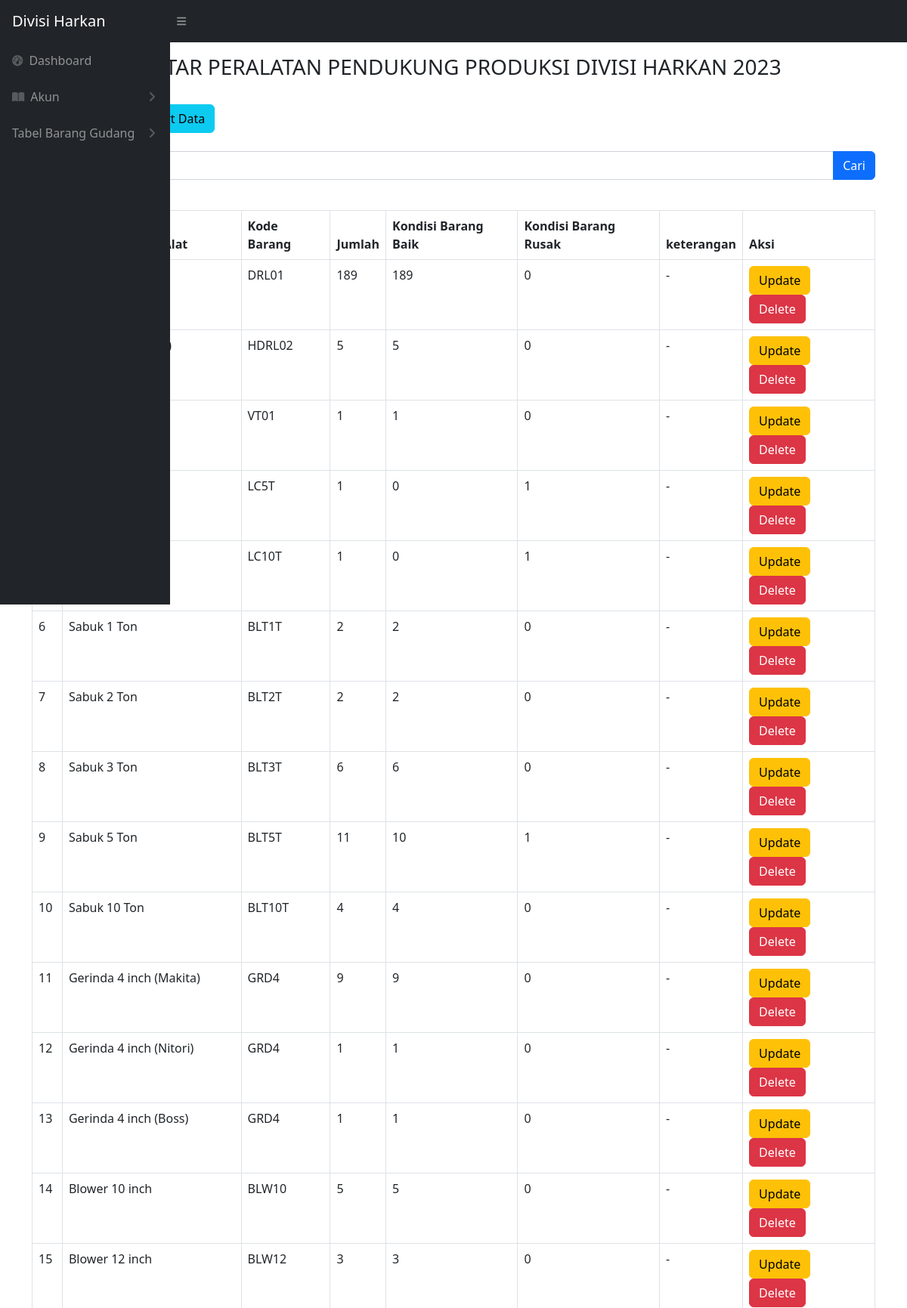
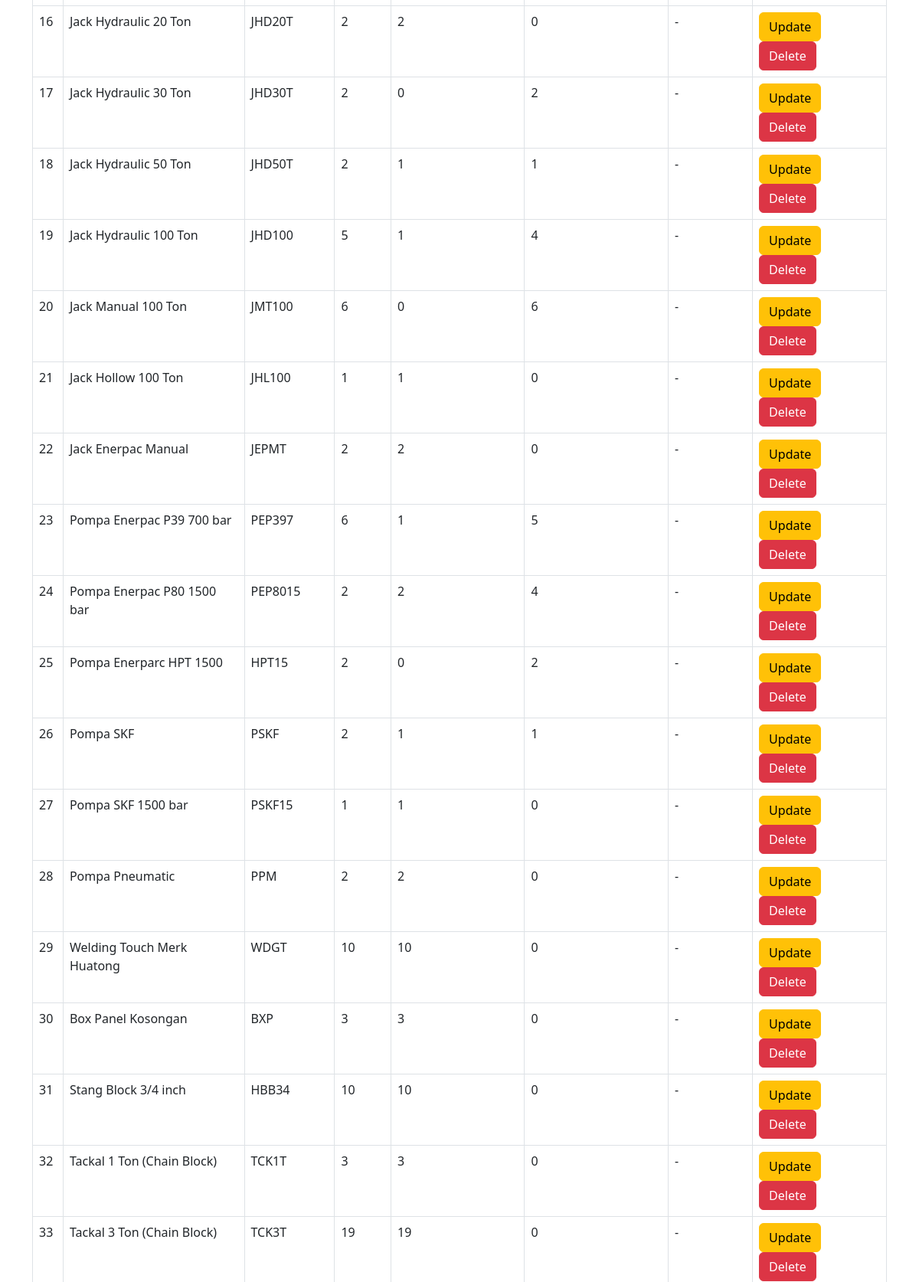
The page /alat_produksi.php (upper part) on the database its author committed (2 pictures, top to bottom).
### tables this page shows
CREATE TABLE `alat_produksi` (
  `idbarang` int(11) NOT NULL,
  `namabarang` varchar(512) NOT NULL,
  `kodebarang` varchar(100) NOT NULL,
  `jumlah` int(11) NOT NULL,
  `baik` int(11) NOT NULL,
  `rusak` int(11) NOT NULL,
  `keterangan` varchar(512) NOT NULL,
  `kategori_id` int(11) NOT NULL
);

### alat_produksi.php (the view, shortened to what this page needs)
<?php
require 'controller/koneksi.php';
$query = "SELECT * FROM alat_produksi";
?>
<!DOCTYPE html>
<html lang="en">
<head>
    <link href="css/styles.css" rel="stylesheet" />
</head>
<body class="sb-nav-fixed">
    <nav class="sb-topnav navbar navbar-expand navbar-dark bg-dark">
        <a class="navbar-brand ps-3" href="index.php">Divisi Harkan</a>
        <button class="btn btn-link btn-sm order-1 order-lg-0 me-4 me-lg-0" id="sidebarToggle" href="#!"><i class="fas fa-bars"></i></button>
    </nav>
    <div id="layoutSidenav">
        <div id="layoutSidenav_nav">
            <nav class="sb-sidenav accordion sb-sidenav-dark" id="sidenavAccordion">
                <div class="sb-sidenav-menu">
                    <div class="nav">
                        <a class="nav-link" href="index.php">
                            <div class="sb-nav-link-icon"><i class="fas fa-tachometer-alt"></i></div>
                            Dashboard
                        </a>
                        <a class="nav-link collapsed" href="#" data-bs-toggle="collapse" data-bs-target="#collapsePages" aria-expanded="false" aria-controls="collapsePages">
                            <div class="sb-nav-link-icon"><i class="fas fa-book-open"></i></div>
                            Akun
                            <div class="sb-sidenav-collapse-arrow"><i class="fas fa-angle-down"></i></div>
                        </a>
                        <a class="nav-link collapsed" href="#" data-bs-toggle="collapse" data-bs-target="#pagesCollapseTabel" aria-expanded="false" aria-controls="pagesCollapseTabel">
                            Tabel Barang Gudang
                            <div class="sb-sidenav-collapse-arrow"><i class="fas fa-angle-down"></i></div>
                        </a>
                    </div>
                </div>
            </nav>
        </div>
    </div>
    <br>
    <br>
    <main>
        <div class="container-fluid px-4">
            <h3 class="mt-4 text-center">DAFTAR PERALATAN PENDUKUNG PRODUKSI DIVISI HARKAN 2023</h3>
        </div>
        <br>
        <div class="container -fluid">
            <div class="card-mb-4">
                <button type="button" class="btn btn-primary" data-bs-toggle="modal" data-bs-target="#myModal">
                </button>
                <a href="export.php" class="btn btn-info">Export Data</a>
                <br>
                <br>
                <form action="alat_produksi.php" method="GET">
                    <div class="input-group mb-3">
                        <input type="text" value="" class="form-control" placeholder="Cari" name="cari">
                        <button typ="submit" class="btn btn-primary" >Cari</button>
                    </div>
                </form>
                <br>
                <div class="card-body">
                    <div class="table table-responsive">
                        <table class="table table-bordered" id="dataTable" width="100" cellspacing="0">
                            <thead>
                                <tr>
                                    <th>No</th>
                                    <th>Nama Barang / Alat</th>
                                    <th>Kode Barang</th>
                                    <th>Jumlah</th>
                                    <th>Kondisi Barang Baik</th>
                                    <th>Kondisi Barang Rusak</th>
                                    <th>keterangan</th>
                                    <th>Aksi</th>
                                </tr>
                            </thead>
                            <tbody>
                                <?php
                                $i = 1;
                                $ambilsemuadatabarang = mysqli_query($conn, $query);
                                while ($data = mysqli_fetch_array($ambilsemuadatabarang)) {
                                    $namabarang = $data['namabarang'];
                                    $kodebarang = $data['kodebarang'];
                                    $jumlah = $data['jumlah'];
                                    $barangbaik = $data['baik'];
                                    $barangrusak = $data['rusak'];
                                    $keterangan = $data['keterangan'];
                                    $idb = $data['idbarang'];
                                ?>
                                    <tr>
                                        <td><?= $i++ ?></td>
                                        <td><?= $namabarang ?></td>
                                        <td><?= $kodebarang ?></td>
                                        <td><?= $jumlah ?></td>
                                        <td><?= $barangbaik ?></td>
                                        <td><?= $barangrusak ?></td>
                                        <td><?= $keterangan ?></td>
                                        <td>
                                            <button type="button" class="btn btn-warning" data-bs-toggle="modal" data-bs-target="#edit<?= $idb; ?>">
                                                Update
                                            </button>
                                            <button type="button" class="btn btn-danger" data-bs-toggle="modal" data-bs-target="#delete<?= $idb; ?>">
                                                Delete
                                            </button>
                                        </td>
                                    </tr>
                                <?php
                                };
                                ?>
                            </tbody>
                        </table>
    </main>
</html>

### rows shown on the page
alat_produksi: kodebarang "DRL01", jumlah "189", baik "189", rusak "0", keterangan "-"
alat_produksi: kodebarang "HDRL02", jumlah "5", baik "5", rusak "0", keterangan "-"
alat_produksi: kodebarang "VT01", jumlah "1", baik "1", rusak "0", keterangan "-"
alat_produksi: kodebarang "LC5T", jumlah "1", baik "0", rusak "1", keterangan "-"
alat_produksi: kodebarang "LC10T", jumlah "1", baik "0", rusak "1", keterangan "-"
alat_produksi: namabarang "Sabuk 1 Ton", kodebarang "BLT1T", jumlah "2", baik "2", rusak "0", keterangan "-"
alat_produksi: namabarang "Sabuk 2 Ton", kodebarang "BLT2T", jumlah "2", baik "2", rusak "0", keterangan "-"
alat_produksi: namabarang "Sabuk 3 Ton", kodebarang "BLT3T", jumlah "6", baik "6", rusak "0", keterangan "-"
alat_produksi: namabarang "Sabuk 5 Ton", kodebarang "BLT5T", jumlah "11", baik "10", rusak "1", keterangan "-"
alat_produksi: namabarang "Sabuk 10 Ton", kodebarang "BLT10T", jumlah "4", baik "4", rusak "0", keterangan "-"
alat_produksi: namabarang "Gerinda 4 inch (Makita)", kodebarang "GRD4", jumlah "9", baik "9", rusak "0", keterangan "-"
alat_produksi: namabarang "Gerinda 4 inch (Nitori)", kodebarang "GRD4", jumlah "1", baik "1", rusak "0", keterangan "-"
alat_produksi: namabarang "Gerinda 4 inch (Boss)", kodebarang "GRD4", jumlah "1", baik "1", rusak "0", keterangan "-"
alat_produksi: namabarang "Blower 10 inch", kodebarang "BLW10", jumlah "5", baik "5", rusak "0", keterangan "-"
alat_produksi: namabarang "Blower 12 inch", kodebarang "BLW12", jumlah "3", baik "3", rusak "0", keterangan "-"
alat_produksi: namabarang "Jack Hydraulic 20 Ton", kodebarang "JHD20T", jumlah "2", baik "2", rusak "0", keterangan "-"
alat_produksi: namabarang "Jack Hydraulic 30 Ton", kodebarang "JHD30T", jumlah "2", baik "0", rusak "2", keterangan "-"
alat_produksi: namabarang "Jack Hydraulic 50 Ton", kodebarang "JHD50T", jumlah "2", baik "1", rusak "1", keterangan "-"
alat_produksi: namabarang "Jack Hydraulic 100 Ton", kodebarang "JHD100", jumlah "5", baik "1", rusak "4", keterangan "-"
alat_produksi: namabarang "Jack Manual 100 Ton", kodebarang "JMT100", jumlah "6", baik "0", rusak "6", keterangan "-"
alat_produksi: namabarang "Jack Hollow 100 Ton", kodebarang "JHL100", jumlah "1", baik "1", rusak "0", keterangan "-"
alat_produksi: namabarang "Jack Enerpac Manual", kodebarang "JEPMT", jumlah "2", baik "2", rusak "0", keterangan "-"
alat_produksi: namabarang "Pompa Enerpac P39 700 bar", kodebarang "PEP397", jumlah "6", baik "1", rusak "5", keterangan "-"
alat_produksi: namabarang "Pompa Enerpac P80 1500 bar", kodebarang "PEP8015", jumlah "2", baik "2", rusak "4", keterangan "-"
alat_produksi: namabarang "Pompa Enerparc HPT 1500", kodebarang "HPT15", jumlah "2", baik "0", rusak "2", keterangan "-"
alat_produksi: namabarang "Pompa SKF", kodebarang "PSKF", jumlah "2", baik "1", rusak "1", keterangan "-"
alat_produksi: namabarang "Pompa SKF 1500 bar", kodebarang "PSKF15", jumlah "1", baik "1", rusak "0", keterangan "-"
alat_produksi: namabarang "Pompa Pneumatic", kodebarang "PPM", jumlah "2", baik "2", rusak "0", keterangan "-"
alat_produksi: namabarang "Welding Touch Merk Huatong", kodebarang "WDGT", jumlah "10", baik "10", rusak "0", keterangan "-"
alat_produksi: namabarang "Box Panel Kosongan", kodebarang "BXP", jumlah "3", baik "3", rusak "0", keterangan "-"
alat_produksi: namabarang "Stang Block 3/4 inch", kodebarang "HBB34", jumlah "10", baik "10", rusak "0", keterangan "-"
alat_produksi: namabarang "Tackal 1 Ton (Chain Block)", kodebarang "TCK1T", jumlah "3", baik "3", rusak "0", keterangan "-"
alat_produksi: namabarang "Tackal 3 Ton (Chain Block)", kodebarang "TCK3T", jumlah "19", baik "19", rusak "0", keterangan "-"
